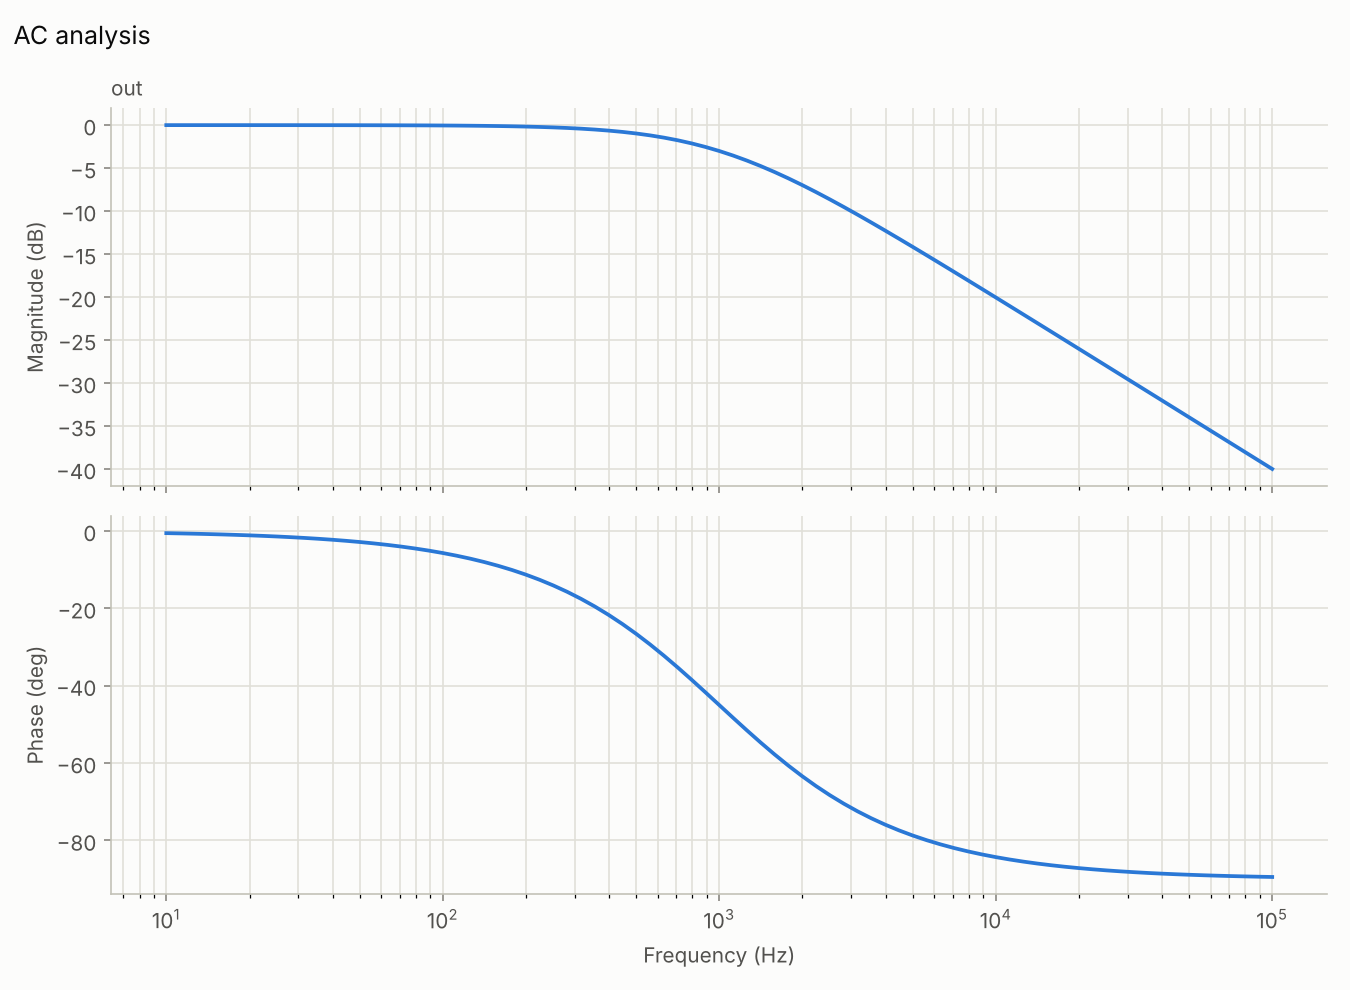

Python code for this plot:
#-------------------------------------------------------------------------------
# Name:        RC low-pass: how to use analysis(mode="ac")
# Created:     19/10/2026
# Copyright:   (c) PyAMS
# Licence:     free  "GPLv3"
#-------------------------------------------------------------------------------
#        in o---[ R ]---+---o out
#                       |
#                      [ C ]
#                       |
#                      gnd
# Cut-off frequency  fc = 1 / (2 pi R C) = 1 kHz  for R = 1 kOhm, C = 159.155 nF

import numpy as np
from pyams.lib import circuit
from pyams.models import ACVoltage, Resistor, Capacitor

# 1) elements: the source must be an ACVoltage (Vac = 1 V by default, Vdc = 0 V)
Vin = ACVoltage("in", "0")
R = Resistor("in", "out");   R.setParams("R=1kΩ")
C = Capacitor("out", "0");   C.setParams("C=159.155nF")

# 2) circuit and outputs
cir = circuit()
cir.addElements({"Vin": Vin, "R": R, "C": C})
cir.setOutPuts("out")                      # node "out" (also "C.I", "R.I" ... are possible)

# 3) AC analysis: from 10 Hz to 100 kHz, 20 points per decade
cir.analysis(mode="ac", start=10, stop=100e3, step=20)
res = cir.run()

# 4) results: complex numbers (phasors).  With Vac = 1 V, "out" is the transfer function
f = res["freq"]                            # frequencies (Hz)
H = res["out"]                             # complex  Vout / Vin
mag_db = 20 * np.log10(np.abs(H))          # magnitude in dB
phase = np.degrees(np.angle(H))            # phase in degrees

k = np.argmin(np.abs(f - 1000))            # the point nearest 1 kHz
print("f = %.0f Hz : |H| = %.4f (%.2f dB), phase = %.1f deg" % (f[k], abs(H[k]), mag_db[k], phase[k]))
print("expected at fc: 0.7071 (-3.01 dB), -45 deg")

# the -3 dB frequency from the result (interpolated)
fc = np.interp(-3.0103, mag_db[::-1], f[::-1])
print("-3 dB frequency: %.1f Hz (1/(2 pi R C) = %.1f Hz)" % (fc, 1 / (2 * np.pi * 1e3 * 159.155e-9)))

# 5) Bode plot (magnitude + phase) in one line, or save it to a file
cir.plot("rc_ac_simple.png", show=False)

# Tip: several values of R in the same plot
cir.sweep(param="R.R", list=[500, 1000, 2000])
cir.run()
cir.plot("rc_ac_sweep.png", show=False)
